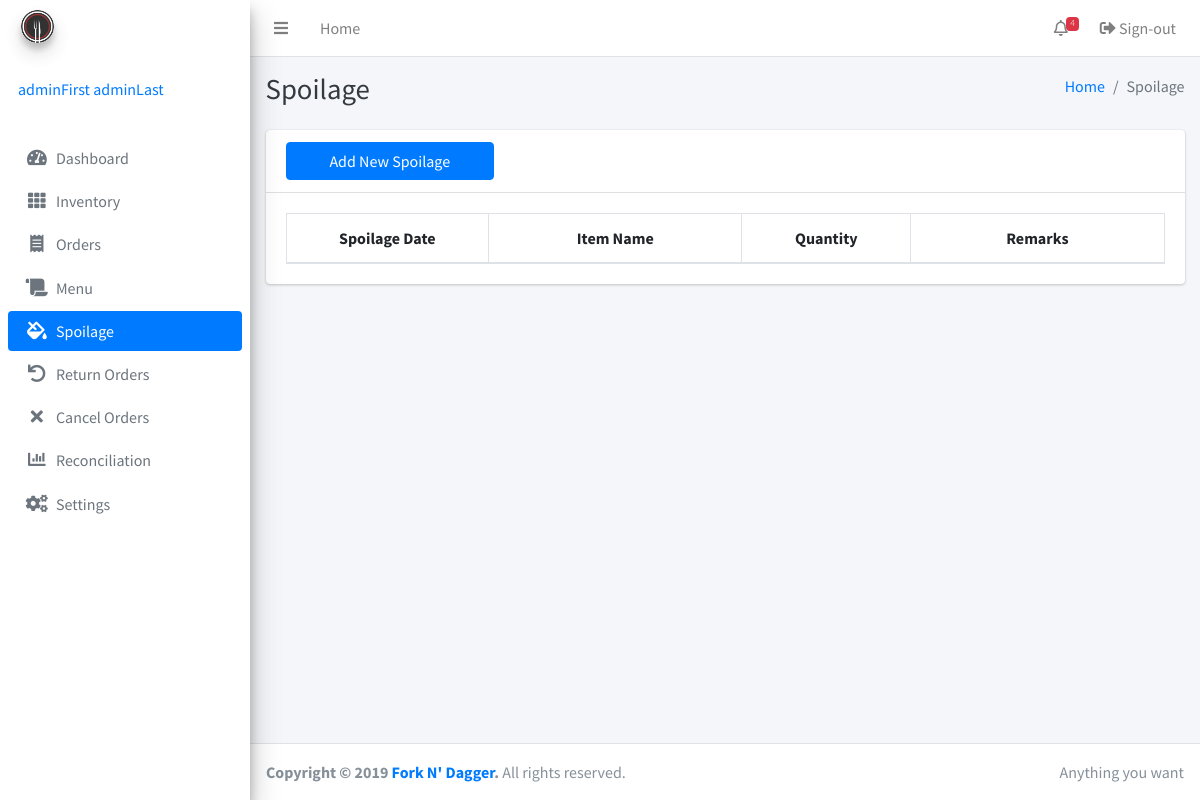
The page /spoilage.php (signed in) on the database as committed earlier.
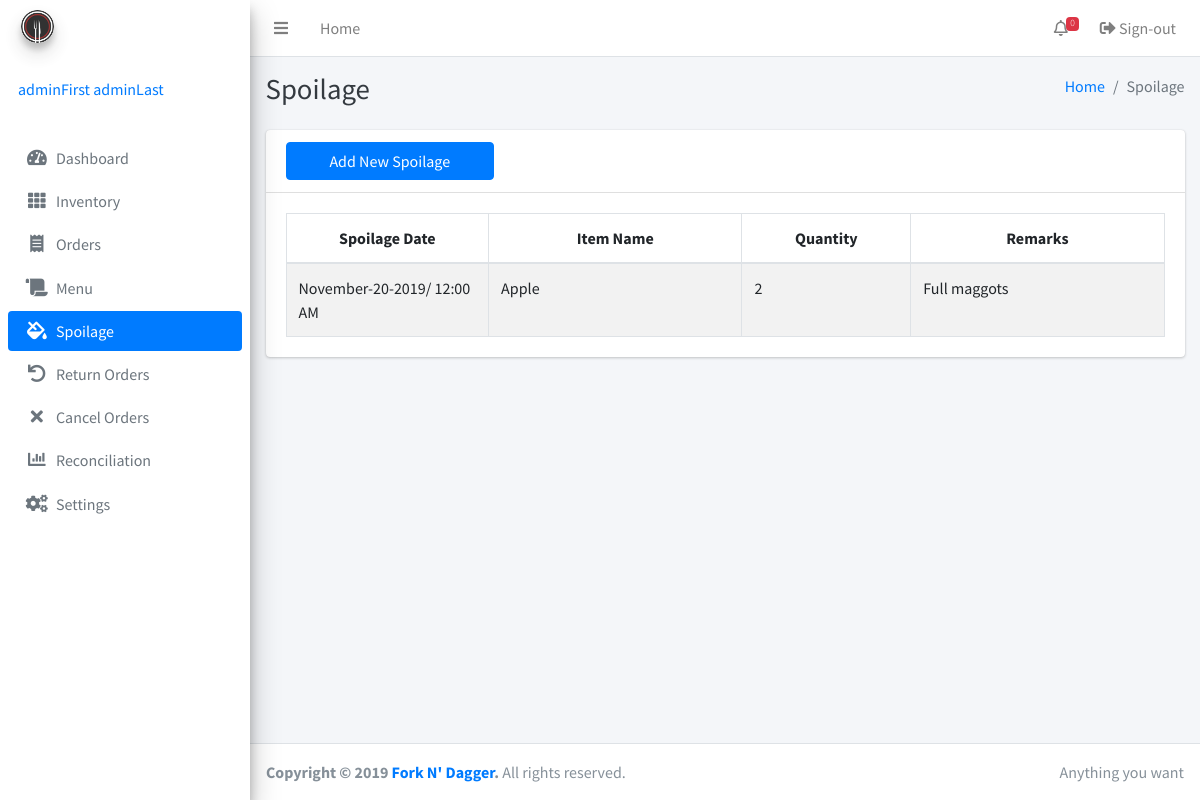
The same page on the database as committed later.
### tables this page shows
CREATE TABLE IF NOT EXISTS `spoilage` (
  `id` bigint(255) NOT NULL AUTO_INCREMENT,
  `inventoryID` int(255) NOT NULL,
  `quantity` decimal(65,2) NOT NULL,
  `remarks` varchar(255) NOT NULL,
  `spoilagedate` varchar(255) NOT NULL,
  `timestamp` timestamp(6) NOT NULL,
  `adminID` int(255) NOT NULL,
  PRIMARY KEY (`id`)
);

CREATE TABLE IF NOT EXISTS `inventory` (
  `id` bigint(255) NOT NULL AUTO_INCREMENT,
  `itemname` varchar(255) NOT NULL,
  `description` varchar(255) NOT NULL,
  `quantity` decimal(65,2) UNSIGNED NOT NULL,
  `lowquantity` decimal(65,2) DEFAULT NULL,
  `categoryID` int(255) DEFAULT NULL,
  `unitID` int(255) DEFAULT NULL,
  `timestamp` timestamp(6) NOT NULL,
  `adminID` int(255) NOT NULL,
  PRIMARY KEY (`id`)
);

### spoilage.php (the view, shortened to what the changed rows need)
<?php include 'inc/session.php'; ?>
<?php include 'inc/header.php'; ?>
<body class="hold-transition sidebar-mini">
<div class="wrapper">
<?php
include 'inc/navbar.php'; ?>
  <div class="content-wrapper">
    <div class="content-header">
      <div class="container-fluid">
        <div class="row mb-2">
          <div class="col-sm-6">
            <h1 class="m-0 text-dark">Spoilage</h1>
          </div>
        </div>
      </div>
    </div>
    <div class="content">
      <div class="container-fluid">
        <div class="row">
          <div class="col-12">
            <div class="card">
              <div class="card-body">
                <table class="table table-bordered table-striped display">
                  <thead>
                  <tr align="center">
                    <th width="120">Spoilage Date</th>
                    <th width="150">Item Name</th>
                    <th width="100">Quantity</th>
                    <th width="150">Remarks</th>
                  </tr>
                  </thead>
                  <tbody>
                  <?php
                  $getAllSpoilage = mysqli_query($conn, "SELECT *, spoilage.quantity as spoqty FROM spoilage join inventory on inventory.id = spoilage.inventoryID");
                  while($row = mysqli_fetch_assoc($getAllSpoilage)) {
                  ?>
                    <tr>
                      <td><?php echo date('F-j-Y/ g:i A',strtotime($row['spoilagedate']));  ?></td>
                      <td><?php echo ucwords($row['itemname']); ?></td>
                      <td><?php echo (-1 * $row['spoqty']); ?></td>
                      <td><?php echo ucfirst($row['remarks']); ?></td>
                    </tr>
                  <?php
                  }
                  ?>
                  </tbody>
                </table>
              </div>
            </div>
          </div>
        </div>
      </div>
    </div>
  </div>
</div>
</body>
</html>

### inc/navbar.php (shortened to what the changed rows need)
<nav class="main-header navbar navbar-expand navbar-white navbar-light">
  <ul class="navbar-nav ml-auto">
    <li class="nav-item dropdown">
      <a class="nav-link" data-toggle="dropdown" href="#">
        <i class="far fa-bell"></i>
      <?php
      $result3 = mysqli_query($conn, "SELECT count(*) as counted FROM inventory where lowquantity >= quantity or quantity = 0");
       $row1 = mysqli_fetch_assoc($result3);
       $counted = $row1['counted'];
       echo '<span class="badge badge-danger navbar-badge">'.$counted.'</span>';
      ?>
      </a>
    </li>
  </ul>
</nav>

Rows that differ between the two databases and show on the page:
added spoilage: spoilagedate "November-20-2019/ 12:00 AM", inventoryID.itemname "Apple", -1*$row['spoqty'] "2", remarks "Full maggots"
Other text that changed with them:
$counted: "4" → "0"
